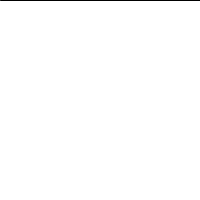
Frame 1 (no input)
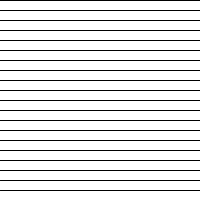
Frame 60 (the mouse pressed at the canvas centre just before this capture)
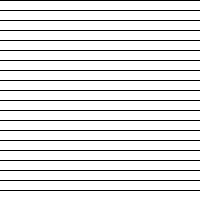
Frame 120 (the mouse held since frame 60 and released just before this capture)

The Processing sketch that drew these frames (run headless with seeded random() and noise(); from frame 60 on, the mouse is pressed at the canvas centre):

// Processing sketch: example_6_8
// ── example_6_8.pde
// Learning Processing
// Daniel Shiffman
// http://www.learningprocessing.com

// Example 6-8: Lines one at a time

 // No for loop here. Instead, a global variable.
int y = 0;

void setup() {
  size(200,200);
  background(255);
  // Slowing down the frame rate so we can easily see the effect.
  frameRate(5); 
}

void draw() {
  // Draw a line
  stroke(0);
  // Only one line is drawn each time through draw().
  line(0,y,width,y); 
  // Increment y
  y += 10;
  
  // Reset y back to 0 when it gets to the bottom of window
  if (y > height) {
    y = 0;
  }
}
